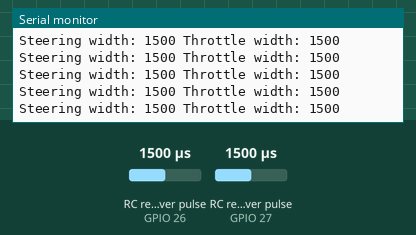
The sketch below on a simulated ESP32. Shown: the last lines printed to the serial monitor. Wiring (inferred from the names in the program): 2 × RC receiver channel: data GPIO 26 / data GPIO 27. The inputs (shaded band) are chosen by the test bench; at power-on: RC receiver pulse (sensors on GPIO 26, GPIO 27) 1500 µs.

Above: at 1.2 s.
1.3 s: RC receiver pulse (sensor on GPIO 26) set to 1020 µs
At 2.4 s:
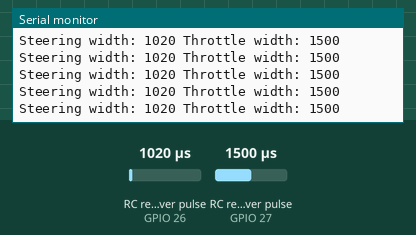
4.3 s: RC receiver pulse (sensor on GPIO 27) set to 1020 µs
At 5.1 s:
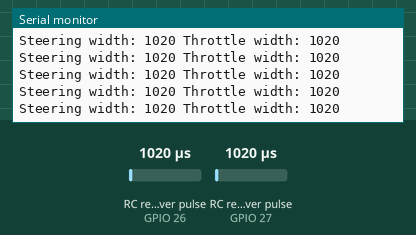
5.8 s: RC receiver pulse (sensor on GPIO 26) set to 1250 µs
At 6.5 s:
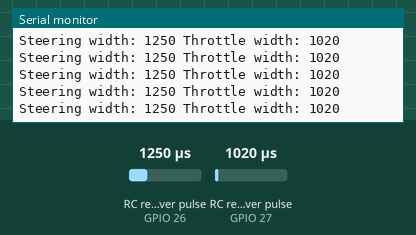
8.8 s: RC receiver pulse (sensor on GPIO 27) set to 1250 µs
Timing chart, 0 to 9.2 s (numbered marks = the images above; inputs shaded):
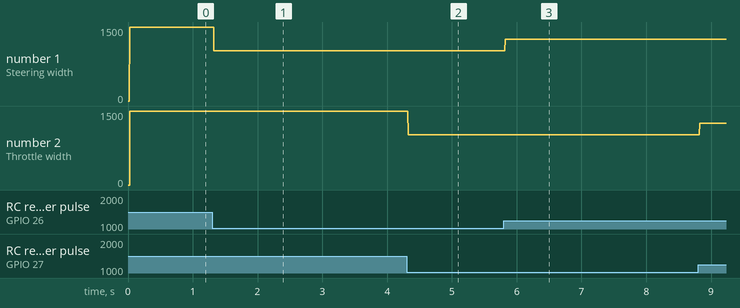

The sketch:

rc_calibration.ino
```cpp
#define STEERING_PIN 26
#define THROTTLE_PIN 27

int LEFT_DYNAMIXEL_LIMIT = 1460;
int RIGHT_DYNAMIXEL_LIMIT = 890;
int DYNAMIXEL_CENTER = (LEFT_DYNAMIXEL_LIMIT + RIGHT_DYNAMIXEL_LIMIT) / 2.0;
int DYNAMIXEL_RANGE = LEFT_DYNAMIXEL_LIMIT - RIGHT_DYNAMIXEL_LIMIT;

volatile int v_rcSteeringWidth = 0;
volatile int v_rcThrottleWidth = 0;

volatile unsigned long rcSteeringLastEdge = 0;
volatile unsigned long rcThrottleLastEdge = 0;
unsigned long rcSteeringUptime = 0;
unsigned long rcThrottleUptime = 0;
int rcSteeringSamples[5] = { 0 };
int rcSteeringSampleIndex = 0;

void steeringInterruptHandler() {
  rcSteeringLastEdge = millis();

  if (digitalRead(STEERING_PIN)) {
    rcSteeringUptime = micros();
  } else {
    int width = micros() - rcSteeringUptime;
    if (10 <= width && width <= 2000) {  // Filtering out blips and long pauses in the signal.
      v_rcSteeringWidth = width;
    }
  }
}

void throttleInterruptHandler() {

  rcThrottleLastEdge = millis();

  if (digitalRead(THROTTLE_PIN)) {  // The pin has changed from low to high, so we're resetting the uptime timer.
    rcThrottleUptime = micros();
  } else {
    int width = micros() - rcThrottleUptime;
    if (10 <= width && width <= 2000) {  // Filtering out blips and long pauses in the signal.
      v_rcThrottleWidth = width;
    }
  }
}

int mapPWM(int pulseWidth) {
  // Scaling from milliseconds to a [0, 1] range
  float displacement = (pulseWidth - 1000.0) / 650.0;

  // Skewing
  float midpoint = 0.51;
  float output;
  if (displacement > midpoint) {
    output = (displacement - midpoint) / (1.0 - midpoint) * 0.5 + 0.5;
  } else {
    output = 0.5 - (midpoint - displacement) / (midpoint)*0.5;
  }

  // Scaling from [0, 1] to [-1, 1]
  output = (output * 2.0) - 1.0;

  // Quadratic steering scale
  // (known to the programmers of Saints Robotics as "odd square")
  output *= abs(output);

  return output;
}

void setup() {
  pinMode(STEERING_PIN, INPUT);
  pinMode(THROTTLE_PIN, INPUT);

  attachInterrupt(digitalPinToInterrupt(STEERING_PIN), steeringInterruptHandler, CHANGE);
  attachInterrupt(digitalPinToInterrupt(THROTTLE_PIN), throttleInterruptHandler, CHANGE);

  Serial.begin(115200);
}

void loop() {
  int rcSteeringWidth = v_rcSteeringWidth;
  int rcThrottleWidth = v_rcThrottleWidth;

  rcSteeringSampleIndex++;
  rcSteeringSampleIndex %= 5;
  rcSteeringSamples[rcSteeringSampleIndex] = rcSteeringWidth;

  float rcSteeringAvg = 0.0;
  for (int i = 0; i < 5; i++) {
    rcSteeringAvg += rcSteeringSamples[i];
  }
  rcSteeringAvg /= 5;

  Serial.print("Steering width: ");
  Serial.print(rcSteeringWidth);
  Serial.print(" Throttle width: ");
  Serial.println(rcThrottleWidth);
}
```

Measured:
- after the input at 1.3 s, the serial monitor: prints a new line at once (image 1)
- after the input at 4.3 s, the serial monitor: prints a new line at once (image 2)
- after the input at 5.8 s, the serial monitor: prints a new line at once (image 3)
- plotted number 1: 1500 → 1020 after the input at 1.3 s, 1020 → 1250 after the input at 5.8 s
